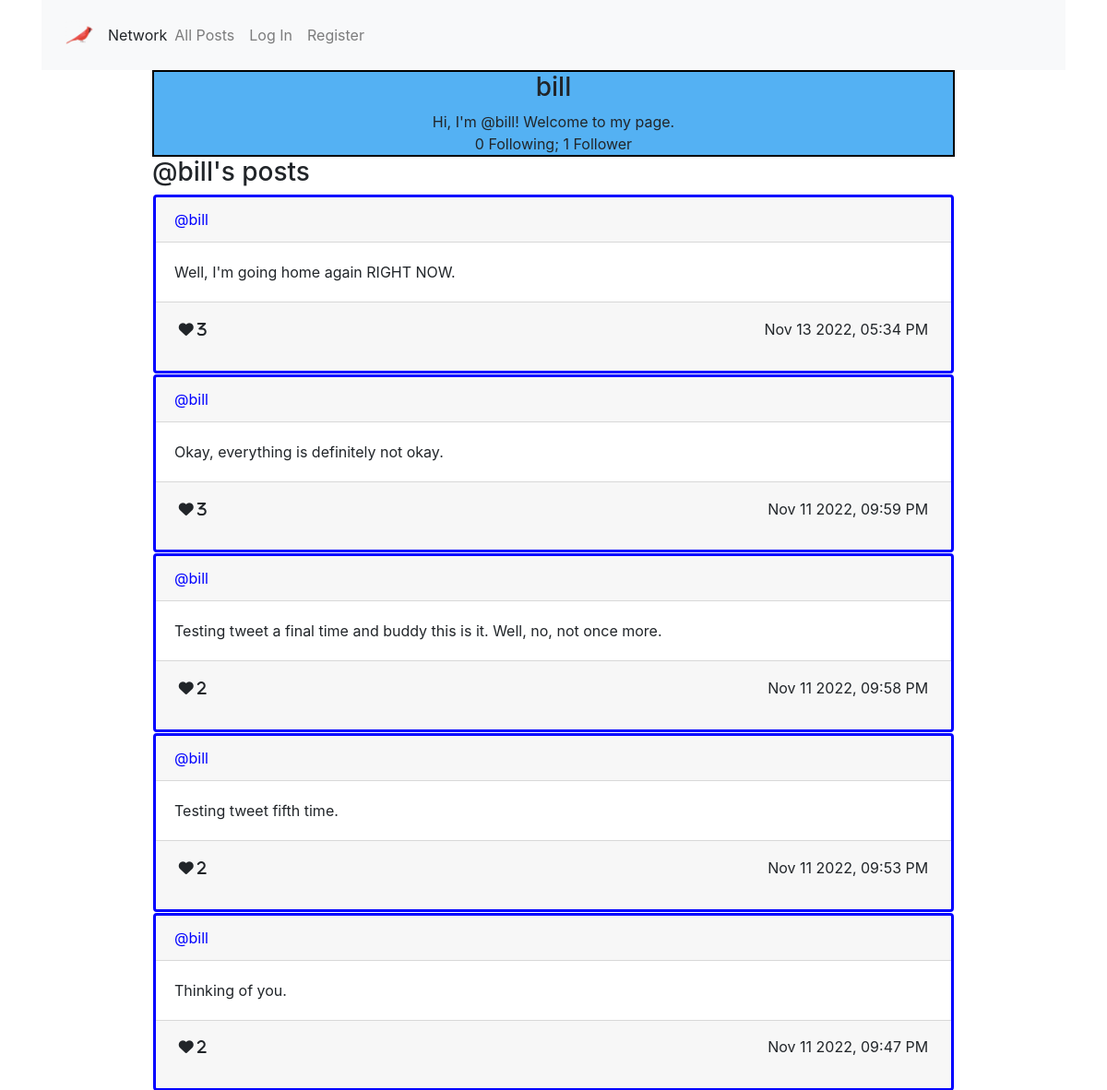
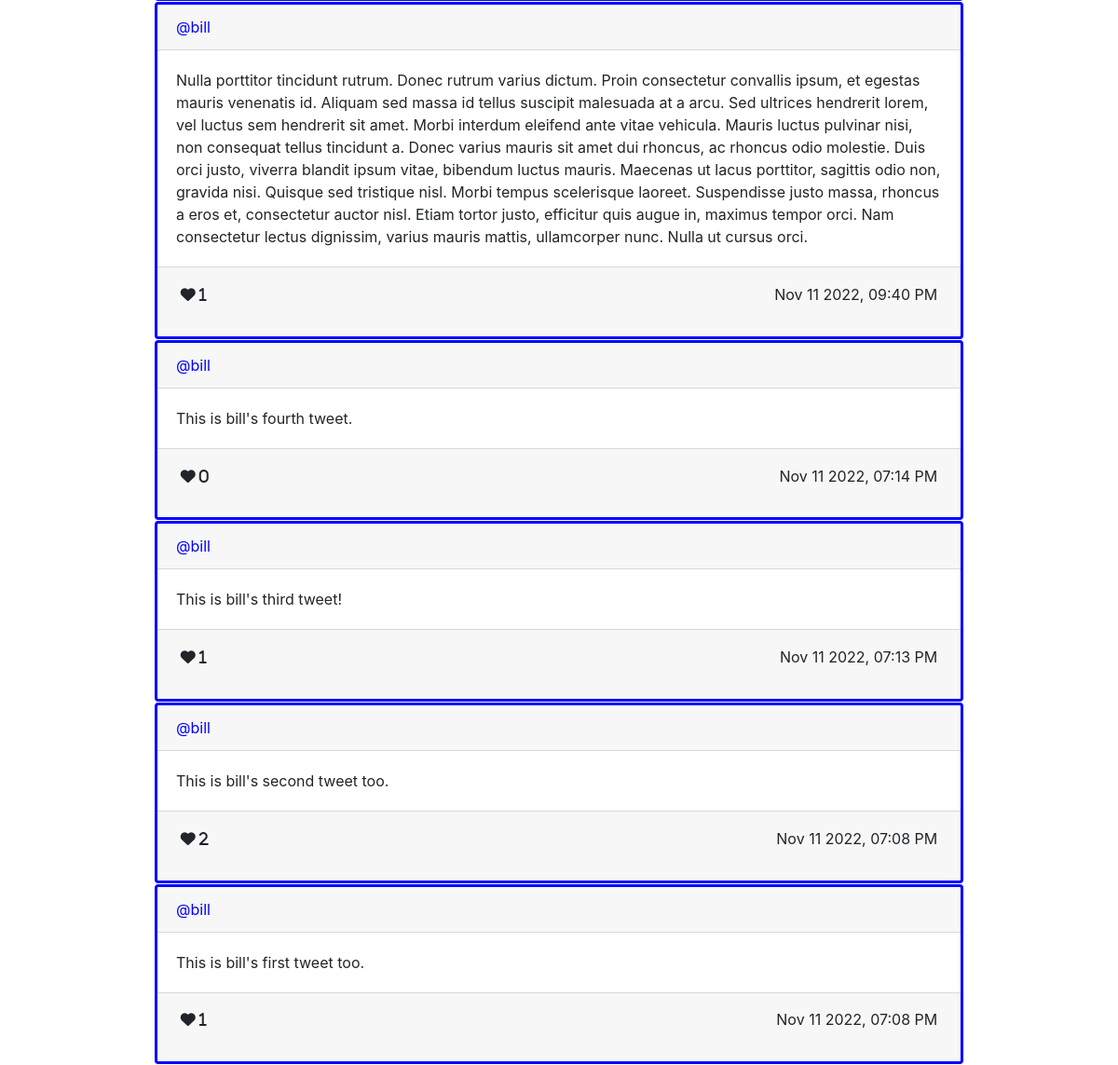
Page /profile/bill on the committed database (2 pictures, top to bottom).
### network/models.py (models this page shows, shortened)
class User(AbstractUser):
    pass

class Profile(models.Model):
    user = models.ForeignKey("User", on_delete=models.CASCADE)
    description = models.TextField(blank=True)
    follows = models.ManyToManyField("User", related_name="isfollowedby", blank=True)
    def serialize(self):
        return {
            "id": self.id,
            "user": self.user.username,
            "description": self.description,
            "follows": [user.username for user in self.follows.all()],
            "isfollowedby": [profile.user.username for profile in self.user.isfollowedby.all()]
        }

class Tweet(models.Model):
    sender = models.ForeignKey("User", on_delete=models.CASCADE)
    body = models.TextField(blank=True)
    timestamp = models.DateTimeField(auto_now_add=True)
    likes = models.ManyToManyField("User", related_name="userlikes", blank=True)
    def serialize(self):
        return {
            "id": self.id,
            "sender": self.sender.username,
            "body": self.body,
            "timestamp": self.timestamp.strftime("%b %d %Y, %I:%M %p"),
            "likes": [user.username for user in self.likes.all()],
            "likecount": len(self.likes.all())
        }

### network/views.py (the view)
# urls.py: path("profile/<str:username>", views.profile, name="profile"),
def profile(request, username, page=1):
    try:
        theuser = User.objects.get(username=username)
    except User.DoesNotExist:
        return render(request, "network/index.html", {
                "message": "Invalid username."
            })
    tweetlist = Tweet.objects.filter(sender=theuser)
    tweetlist = tweetlist.order_by("-timestamp").all()
    paginator = Paginator(tweetlist, per_page=PERPAGE)
    page_object = paginator.get_page(page)
    if request.user.is_authenticated:
        showinput = True
    else:
        showinput = False
    showprofile = True
    listname = "@" + username + "'s posts"
    try:
        theprofile = Profile.objects.get(user=theuser)
    except Profile.DoesNotExist:
        theprofile = Profile(user=theuser, description="Hi, I'm " + "@" + theuser.username + "! Welcome to my page.")
        theprofile.save()
    if not request.user.is_authenticated:
        print("no follow not logged in")
        followbutton = "no"
    elif theuser == request.user:
        print("no follow button ", request.user.username, " logged in can't follow yourself")
        followbutton = "no"
    elif Profile.objects.get(user=request.user) in theuser.isfollowedby.all():
        print("logged in user ", request.user.username, "already follows ", theuser.username)
        followbutton = "unfollow"
    else:
        print("logged in user ", request.user.username, "doesn't already follow", theuser.username)
        followbutton = "follow"
    context = {
        "showinput": showinput,
        "showprofile": showprofile,
        "listname": listname,
        "profile": theprofile.serialize(),
        "tweetlist": processtweetlist(request, page_object),
        "page": {
            "current": page_object.number,
            "has_next": page_object.has_next(),
            "has_previous": page_object.has_previous()
        },
        "followbutton": followbutton
    }
    return render(request, "network/profile.html", context)

### network/views.py (called while the page is built)
def processtweetlist(request, tweetlist):
    returnlist = []
    for tweet in tweetlist:
        stweet = tweet.serialize()
        if not request.user.is_authenticated:
            stweet['redheart'] = False
        else:
            stweet['redheart'] = (request.user in tweet.likes.all())
        returnlist.append(stweet)
    return returnlist

### network/templates/network/profile.html (shortened to what this page needs)
{% extends "network/layout.html" %}
{% load static %}

### network/templates/network/layout.html (shortened to what this page needs)
<!DOCTYPE html>
<html lang="en">
    {% load static %}
    <head>
        <link rel="stylesheet" href="https://stackpath.bootstrapcdn.com/bootstrap/4.4.1/css/bootstrap.min.css">
        <link href="{% static 'network/styles.css' %}" rel="stylesheet">
    </head>
    <body>
        <div class="container">
            <nav class="navbar navbar-expand-lg navbar-light bg-light">
                <img src="{% static 'network/3930813.png' %}"
                <a class="navbar-brand" href="#">Network</a>
                <ul class="navbar-nav mr-auto">
                    <li class="nav-item">
                    <a class="nav-link" id="allposts" href="{% url 'index' %}">All Posts</a>
                    </li>
                    {% if user.is_authenticated %}
                        <li class="nav-item">
                            <a id='followinglink' class="nav-link" href="{% url 'myfollows' %}">Following</a>
                        </li>
                        <li class="nav-item">
                            <a class="nav-link" href="{% url 'logout' %}">Log Out</a>
                        </li>
                    {% else %}
                        <li class="nav-item">
                            <a class="nav-link" href="{% url 'login' %}">Log In</a>
                        </li>
                        <li class="nav-item">
                            <a class="nav-link" href="{% url 'register' %}">Register</a>
                        </li>
                    {% endif %}
                </ul>
            </nav>
        </div>
        {% block body %}
        <div class="body">
            <div class='container w-75'>
                {% if showprofile %}
                    <div id="profile-view">
                        <h3 id="profile_title">
                            {{ profile.user }}
                        </h3>
                        <div id="profile_content">
                            <div>
                                {{ profile.description }}
                            </div>
                            <div>
                                {{ profile.follows | length }} Following; {{ profile.isfollowedby | length }} Follower{{ profile.isfollowedby | length | pluralize }}
                            </div>
                        </div>
                    </div>
                {% endif %}
                <div id="tweets-view">
                    <h3 id="tweets_title">{{ listname }}</h3>
                    <div id="tweets_content">
                        {% if tweetlist|length == 0 %}
                            <i>No posts to display</i>
                        {% else %}
                            {% for tweet in tweetlist %}
                                <div class='card' id='card{{ forloop.counter0 }}'>
                                    <div class='card-header' onclick='displayprofile("{{tweet.sender}}")'>
                                        @{{ tweet.sender }}
                                    </div>
                                    <div id='cardbody{{ forloop.counter0 }}' class='card-body'>
                                        <div class='card-text'>
                                            {{ tweet.body }}
                                        </div>
                                    </div>
                                    <div class='card-footer'>
                                        <table class='table table-sm table-borderless'>
                                            <tbody>
                                                <tr>
                                                    <td>
                                                        <i id='heart{{ forloop.counter0 }}' onclick='togglelike(event, {{ forloop.counter0 }}, {{ tweet.id }})'
                                                            class="fa-solid fa-heart"
                                                            {% if tweet.redheart %}
                                                                name="red"
                                                            {% else %}
                                                                name="black"
                                                            {% endif %}
                                                        >&nbsp{{ tweet.likecount }}</i>
                                                    </td>
                                                    <td id='rj'>
                                                        {{ tweet.timestamp }}
                                                    </td>
                                                </tr>
                                            </tbody>
                                        </table>
                                    </div>
                                </div>
                            {% endfor %}
                        {% endif %}
                    </div>
                </div>
            </div>
            {% endblock %}
        </div>
    </body>
</html>

### network/static/network/styles.css (style rules this page uses)
.card { border: 3px solid blue; margin: 1px; }
#rj { text-align:right; }
#profile-view { text-align: center; border: 2px solid black; background-color: rgb(84, 177, 243); margin:2 px; }
.card-header { cursor:pointer; color: blue; }
img { width: 100%; max-width: 30px; margin: 10px; }

### rows in the picture
User: user "bill", sender "bill" "bill" "bill" "bill" "bill" "bill" "bill" "bill" "bill" "bill"
Profile: description "Hi, I'm @bill! Welcome to my page."
Tweet: body "Well, I'm going home again RIGHT NOW."
Tweet: body "Okay, everything is definitely not okay."
Tweet: body "Testing tweet a final time and buddy this is it. Well, no, not once more."
Tweet: body "Testing tweet fifth time."
Tweet: body "Thinking of you."
Tweet: body "Nulla porttitor tincidunt rutrum. Donec rutrum varius dictum. Proin consectetur convallis ipsum, et egestas mauris venenatis id. Aliquam sed massa id tellus suscipit malesuada at a arcu. Sed ultrices hendrerit lorem, vel luctus sem hendrerit sit amet. Morbi interdum eleifend ante vitae vehicula. Mauris luctus pulvinar nisi, non consequat tellus tincidunt a. Donec varius mauris sit amet dui rhoncus, ac rhoncus odio molestie. Duis orci justo, viverra blandit ipsum vitae, bibendum luctus mauris. Maecenas ut lacus porttitor, sagittis odio non, gravida nisi. Quisque sed tristique nisl. Morbi tempus scelerisque laoreet. Suspendisse justo massa, rhoncus a eros et, consectetur auctor nisl. Etiam…"
Tweet: body "This is bill's fourth tweet."
Tweet: body "This is bill's third tweet!"
Tweet: body "This is bill's second tweet too."
Tweet: body "This is bill's first tweet too."

### other values in the picture
{{ profile.follows | length }} "0"
{{ profile.isfollowedby | length }} "1"
{{ listname }} "@bill's posts"
{{ tweet.likecount }} "3" "3" "2" "2" "2" "1" "0" "1" "2" "1"
{{ tweet.timestamp }} "Nov 13 2022, 05:34 PM" "Nov 11 2022, 09:59 PM" "Nov 11 2022, 09:58 PM" "Nov 11 2022, 09:53 PM" "Nov 11 2022, 09:47 PM" "Nov 11 2022, 09:40 PM" "Nov 11 2022, 07:14 PM" "Nov 11 2022, 07:13 PM" "Nov 11 2022, 07:08 PM" "Nov 11 2022, 07:08 PM"
